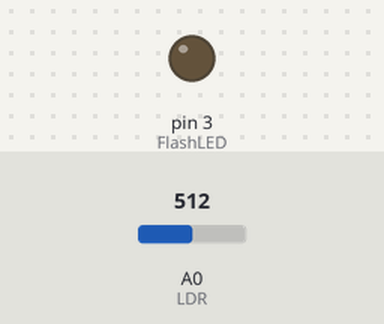
A sketch run on a simulated Arduino Uno, built with avr-gcc and run on an emulated ATmega328P. On the bench: output pins drawn as LEDs (lit = HIGH). Inputs (shaded band) come from the test bench; at power-on: A0 (LDR) = 512. What the sketch prints to the serial monitor is not drawn.

Above: at 0.1 s.
Timing chart, 0 to 1.6 s (numbered marks = the images above):
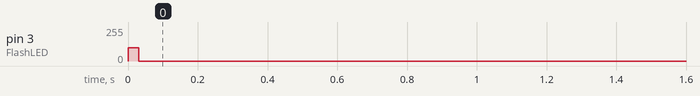

Measured:
- by itself, pin 3 (FlashLED): 0/255 → 100/255 at 0.00 s, → 0/255 0.03 s later

The sketch:

flasher.ino
```cpp
#define LDR   A0
#define FlashLED 3
#define light_threshold 700

bool fired;

void setup() {
  Serial.begin(9600);
  pinMode(LDR, INPUT);
  pinMode(FlashLED, OUTPUT);
  fired = false;
}

void flash() {
      analogWrite(FlashLED, 100);
      delay(30);
      analogWrite(FlashLED, 0);
}

void loop() {
  long val = analogRead(LDR);
  if(val < light_threshold) {
    if(fired==false){
      flash();
      Serial.println("1/1000 kW.");
      fired=true;
    }
  }
  else {
       fired=false;
  }
  delay(5);
}
```
